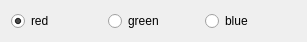
<?xml version="1.0" encoding="UTF-8"?>
<ui version="4.0">
 <class>Form</class>
 <widget class="QWidget" name="Form">
  <property name="geometry">
   <rect>
    <x>0</x>
    <y>0</y>
    <width>307</width>
    <height>42</height>
   </rect>
  </property>
  <property name="windowTitle">
   <string>Form</string>
  </property>
  <layout class="QHBoxLayout" name="horizontalLayout_2">
   <item>
    <widget class="QRadioButton" name="red">
     <property name="text">
      <string>red</string>
     </property>
     <property name="checked">
      <bool>true</bool>
     </property>
    </widget>
   </item>
   <item>
    <widget class="QRadioButton" name="green">
     <property name="text">
      <string>green</string>
     </property>
     <property name="checked">
      <bool>false</bool>
     </property>
    </widget>
   </item>
   <item>
    <widget class="QRadioButton" name="blue">
     <property name="text">
      <string>blue</string>
     </property>
     <property name="checked">
      <bool>false</bool>
     </property>
    </widget>
   </item>
  </layout>
 </widget>
 <resources/>
 <connections/>
</ui>
